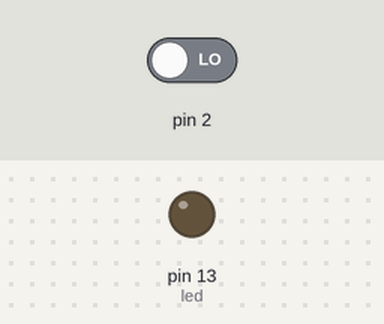
A sketch run on a simulated Arduino Uno, built with avr-gcc and run on an emulated ATmega328P. On the bench: output pins drawn as LEDs (lit = HIGH). Inputs (shaded band) come from the test bench; at power-on: pin 2 LOW.

Above: at 1.2 s.
1.3 s: pin 2 driven HIGH
At 2.4 s:
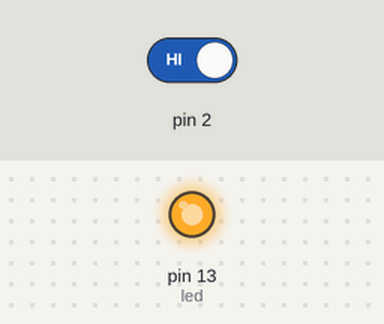
2.8 s: pin 2 driven LOW
At 3.5 s:
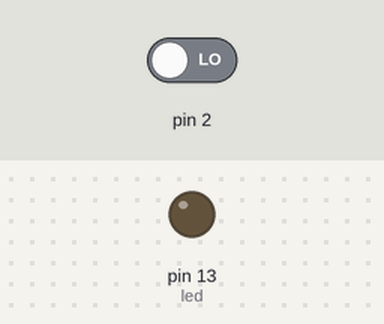
Timing chart, 0 to 5.8 s (numbered marks = the images above; inputs shaded):
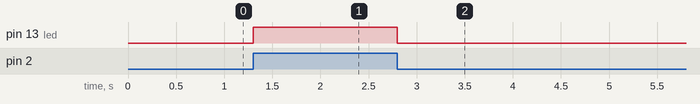

Measured:
- after the input at 1.3 s, pin 13 (led): LOW → HIGH at once
- after the input at 2.8 s, pin 13 (led): HIGH → LOW at once

The sketch:

interrupt.ino
```cpp
int led = 13;

void setup() {
  pinMode(led, OUTPUT);
  attachInterrupt(0, Yak, RISING);//ilk başta yakıcak ilk değer 0 yanı pin 2 button buraya bağlanıcak
  Serial.begin(9600);
}

void loop() {
  delay(1000);
}

void Yak(){
  digitalWrite(led, HIGH);
  attachInterrupt(0, Sondur, FALLING);//yandı sonra söndürücek 1 sn beklicek buton için
}

void Sondur(){
  digitalWrite(led, LOW);
  attachInterrupt(0, Yak, RISING);//söndürdü 1 sn bekleyip yakıcak
}
```
